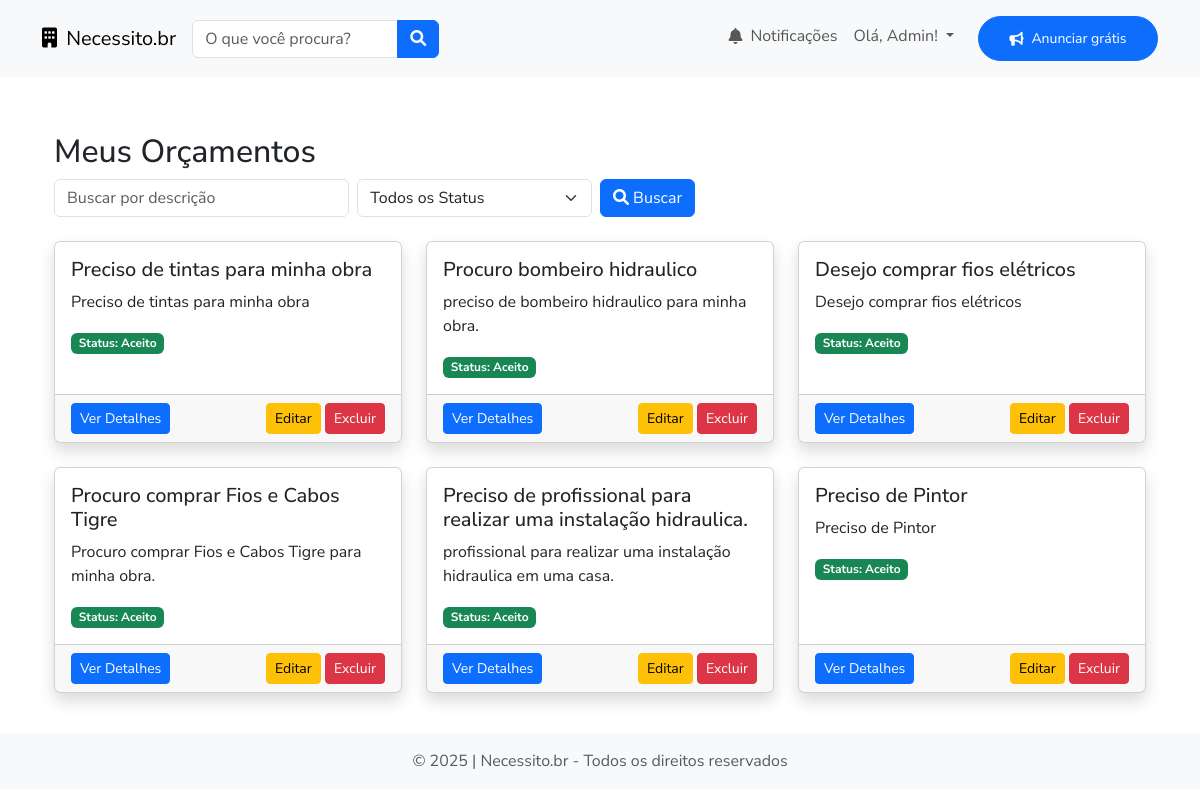
/orcamentos/budgets/ (signed in), run on the app's committed database.
### users/models.py (models this page shows, shortened)
class User(AbstractUser):
    username = None  # Remove o campo username
    is_client = models.BooleanField(default=False)
    is_supplier = models.BooleanField(default=False)
    first_name = models.CharField(max_length=100)
    last_name = models.CharField(max_length=100)
    email = models.EmailField(unique=True, max_length=255)
    telefone = models.CharField(max_length=15, blank=True)
    data_nascimento = models.DateField(null=True, blank=True)
    endereco = models.TextField(blank=True)
    bairro = models.CharField(max_length=100, blank=True)
    cep = models.CharField(max_length=15, blank=True)
    cidade = models.CharField(max_length=100, blank=True)
    estado = models.CharField(max_length=2, blank=True)
    cpf = models.CharField(max_length=14, unique=True, null=True, blank=True)
    cnpj = models.CharField(max_length=18, unique=True, null=True, blank=True)
    preferred_categories = models.ManyToManyField(
        Categoria,
        blank=True,
        related_name='users_preferred'
    )
    comprovante_endereco = models.FileField(upload_to='comprovantes/', blank=True, null=True)
    foto = models.ImageField(upload_to='fotos_usuarios/', blank=True, null=True)
    date_joined = models.DateTimeField('date joined', auto_now_add=True)
    USERNAME_FIELD = 'email'  # Define email como identificador principal
    EMAIL_FIELD = 'email'
    REQUIRED_FIELDS = ['first_name', 'last_name']
    objects = UserManager()

### budgets/models.py (models this page shows, shortened)
class Orcamento(models.Model):
    fornecedor = models.ForeignKey(User, on_delete=models.CASCADE, related_name="orcamentos")
    anuncio = models.ForeignKey(Necessidade, on_delete=models.CASCADE, related_name="orcamentos")
    descricao = models.TextField(blank="True")
    quantidade = models.FloatField()
    unidade = models.CharField(max_length=50)
    marca = models.CharField(max_length=100, blank=True)
    valor = models.DecimalField(max_digits=10, decimal_places=2)
    prazo_validade = models.DateField()
    prazo_entrega = models.DateField()
    arquivo_anexo = models.FileField(upload_to='orcamentos_anexos/', blank=True, null=True)
    observacao = models.TextField(blank=True, help_text="Comentários adicionais sobre o orçamento")
    status = models.CharField(max_length=50, choices=[
        ('pendente', 'Pendente'), # Aguardando aceite do anunciante
        ('Aguardando aceite do fornecedor', 'Aguardando aceite do fornecedor'), # Aguardando aceite do fornecedor (disparado após aceite do anunciante)
        ('aceito', 'Aceito'), # Orçamento aceito e em andamento (disparado após aceite do fornecedor)
        ('rejeitado', 'Rejeitado'), # Orçamento rejeitado pelo anunciante
    ], default='pendente')
    data_criacao = models.DateTimeField(auto_now_add=True)
    modificado_em = models.DateTimeField(blank=True, null=True, auto_now=True)

### ads/models.py (models this page shows, shortened)
class Necessidade(models.Model):
    cliente = models.ForeignKey(User, on_delete=models.CASCADE, related_name="necessidades")
    categoria = models.ForeignKey(Categoria, on_delete=models.CASCADE, related_name="necessidades")
    subcategoria = models.ForeignKey(SubCategoria, on_delete=models.CASCADE, related_name="necessidades")
    titulo = models.CharField(max_length=255)
    descricao = models.TextField()
    quantidade = models.FloatField()
    medir_no_local = models.BooleanField(default=False)
    unidade = models.CharField(max_length=50, choices=[
        ('un', 'Unidade'),
        ('cx', 'Caixa'),
        ('pc', 'Peça'),
        ('kg', 'Kilograma'),
        ('m', 'Metro'),
        ('m2', 'Metro Quadrado'),
        ('m3', 'Metro Cúbico'),
        ('cm', 'Centímetro'),
        ('mm', 'Milímetro'),
        ('l', 'Litro'),
        ('g', 'Grama'),
        ('h', 'Hora'),
        ('d', 'Dia'),
        ('mês', 'Mês'),
        ('ano', 'Ano'),
        ('m²', 'Metro Quadrado'),
        ('m³', 'Metro Cúbico'),
        ('cm²', 'Centímetro Quadrado'),
        ('cm³', 'Centímetro Cúbico'),
        ('mm²', 'Milímetro Quadrado'),
        ('mm³', 'Milímetro Cúbico'),
        ('l', 'Litro'),
        ('ml', 'Mililitro'),
        ('g', 'Grama'),
        ('mg', 'Miligrama'),
        ('km', 'Quilograma'),
        ('h', 'Hora'),
        ('d', 'Dia'),
        ('mês', 'Mês'),
        ('ano', 'Ano'),
    ], default='Unidade'
    )
    marca = models.CharField(max_length=100, blank=True)
    tipo = models.CharField(max_length=100, blank=True)
    bitola = models.IntegerField(blank=True, default=0.0, help_text="Ex.: Milímetros")
    compr = models.IntegerField(blank=True, default=0.0, help_text="Ex.: Metros")
    peso = models.IntegerField(blank=True, default=0.0, help_text="Ex.: Kilogramas")
    altura = models.FloatField(blank=True, default=0.0, help_text="Ex.: Metros")
    status = models.CharField(max_length=20, choices=[
        ('ativo', 'Ativo'), # Anúncio ativo e disponível para orçamentos
        ('em_andamento', 'Em andamento'), # Anúncio com orçamento em andamento disparado após o aceite pelo anunciate.
        ('em_atendimento', 'Em atendimento'), # Anúncio com orçamento aceito pelo anunciante e pelo fornecedor.
        ('finalizado', 'Finalizado'), # Após a entrega do serviço ou produto, o anúncio é finalizado manualmente pelo anunciante.
        ('cancelado', 'Cancelado'), # Anúncio cancelado pelo anunciante.
    ], default='ativo')
    ip_usuario = models.GenericIPAddressField(blank=True, null=True, help_text="Endereço IP do usuário que cadastrou o anúncio")
    duracao = models.CharField(max_length=20, blank=True, null=True, help_text="Duração do serviço ou entrega (ex.: 7 dias, 3 horas)")
    data_criacao = models.DateTimeField(auto_now_add=True)
    modificado_em = models.DateTimeField(blank=True, null=True, auto_now=True)
    def __str__(self):
        return self.titulo

### budgets/views.py (the view)
# urls.py: path('budgets/', budgetListView.as_view(), name='budget_list'),
class budgetListView(LoginRequiredMixin, ListView):
    model = Orcamento
    template_name = 'budget_list.html'
    context_object_name = 'orcamentos'
    def get_queryset(self):
        queryset = Orcamento.objects.filter(fornecedor=self.request.user).order_by('-data_criacao')
        search_query = self.request.GET.get('search', None)
        if search_query:
            queryset = queryset.filter(descricao__icontains=search_query)
        status_filter = self.request.GET.get('status', None)
        if status_filter:
            queryset = queryset.filter(status=status_filter)
        return queryset

### budgets/templates/budget_list.html (shortened to what this page needs)
{% extends 'base.html' %}
{% block content %}
<div class="container mt-4">
  <h2>Meus Orçamentos</h2>
  <div class="row align-items-center mb-4">
    <div class="col-lg-8 col-md-8 col-sm-12">
      <form method="get" action="{% url 'budget_list' %}">
        <div class="row g-2">
          <div class="col-lg-5 col-md-6 col-sm-12">
            <div class="input-group">
              <input type="text" class="form-control" name="search" placeholder="Buscar por descrição" value="{{ request.GET.search }}">
            </div>
          </div>
          <div class="col-lg-4 col-md-6 col-sm-12">
            <select class="form-select" name="status">
              <option value="" {% if not request.GET.status %}selected{% endif %}>Todos os Status</option>
            </select>
          </div>
          <div class="col-lg-3 col-md-12 col-sm-12">
            <button type="submit" class="btn btn-primary">
              <i class="fas fa-search"></i> Buscar
            </button>
          </div>
        </div>
      </form>
    </div>
  </div>
  <div class="row">
  {% for orcamento in orcamentos %}
  <div class="col-lg-4 col-md-6 col-sm-12 mb-4">
    <div class="card h-100 shadow">
        <div class="card-body">
            <h5 class="card-title">{{ orcamento.anuncio }}</h5>
            <p class="card-text">{{ orcamento.descricao|truncatechars:100 }}</p>
            <span class="badge
              {% if orcamento.status == 'pendente' %} text-bg-secondary
              {% elif orcamento.status == 'aguardando_aceite_fornecedor' %} text-bg-warning
              {% elif orcamento.status == 'aceito' %} text-bg-success
              {% elif orcamento.status == 'rejeitado' %} text-bg-danger
              {% endif %}">
              Status: {{ orcamento.get_status_display }}
            </span>
          </div>
        <div class="card-footer d-flex justify-content-between">
            <a href="{% url 'budget_detail' orcamento.pk %}" class="btn btn-primary btn-sm">Ver Detalhes</a>
            <div>
                <a href="{% url 'budget_update' orcamento.pk %}" class="btn btn-warning btn-sm">Editar</a>
                <a href="{% url 'budget_delete' orcamento.pk %}" class="btn btn-danger btn-sm">Excluir</a>
            </div>
        </div>
    </div>
  </div>
  {% endfor %}
  </div>
</div>
{% endblock %}

### templates/components/_header.html (shortened to what this page needs)
<header>
    <nav class="navbar navbar-expand-lg navbar-light bg-light py-3">
        <div class="container">
            <a class="navbar-brand" href="{% url 'home' %}">
                <i class="fas fa-building me-1"></i> Necessito.br
            </a>
            <div class="collapse navbar-collapse" id="navbarNav">
                <ul class="navbar-nav me-auto align-items-start">
                    <li class="nav-item w-100 mt-2 mt-lg-0 me-auto">
                        <form >
                            <div class="input-group">
                                <input type="text" class="form-control" placeholder="O que você procura?">
                                <button class="btn btn-primary" type="submit">
                                    <i class="fas fa-search"></i>
                                </button>
                            </div>
                        </form>
                    </li>
                </ul>
                <ul class="navbar-nav ms-auto align-items-start justify-content-end">
                    <li class="nav-item">
                        <a class="nav-link d-flex align-items-center" href="#" data-bs-toggle="tooltip" data-bs-placement="bottom" title="Notificações">
                            <i class="fas fa-bell me-2"></i>
                            <span>Notificações</span>
                        </a>
                    </li>
                    {% if user.is_authenticated %}
                    <li class="nav-item dropdown">
                        <a class="nav-link dropdown-toggle" href="#" role="button" data-bs-toggle="dropdown"
                            aria-expanded="false">
                            Olá, {{ user.first_name|capfirst }}!
                        </a>
                    </li>
                    {% endif %}
                    <li class="nav-item ms-lg-3">
                        <a href="{% url 'necessidade_create' %}"
                            class="btn btn-primary text-white px-4 py-2 rounded-pill d-flex align-items-center justify-content-center"
                            style="font-size: 14px; height: 45px; min-width: 180px; white-space: nowrap;">
                            <i class="fas fa-bullhorn me-2"></i> Anunciar grátis
                        </a>
                    </li>
                </ul>
            </div>
        </div>
    </nav>
</header>

### templates/base.html (style rules this page uses)
body { font-family: 'Nunito Sans', sans-serif; }

### data on the page
User: first_name "Admin"
Orcamento: anuncio "Preciso de tintas para minha obra", descricao "Preciso de tintas para minha obra", status "Aceito"
Orcamento: anuncio "Procuro bombeiro hidraulico", descricao "preciso de bombeiro hidraulico para minha obra.", status "Aceito"
Orcamento: anuncio "Desejo comprar fios elétricos", descricao "Desejo comprar fios elétricos", status "Aceito"
Orcamento: anuncio "Procuro comprar Fios e Cabos Tigre", descricao "Procuro comprar Fios e Cabos Tigre para minha obra.", status "Aceito"
Orcamento: anuncio "Preciso de profissional para realizar uma instalação hidraulica.", descricao "profissional para realizar uma instalação hidraulica em uma casa.", status "Aceito"
Orcamento: anuncio "Preciso de Pintor", descricao "Preciso de Pintor", status "Aceito"
